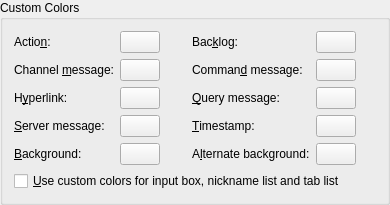
    <widget class="QGroupBox" name="groupBox1" >
     <property name="sizePolicy" >
      <sizepolicy vsizetype="Preferred" hsizetype="Expanding" >
       <horstretch>0</horstretch>
       <verstretch>0</verstretch>
      </sizepolicy>
     </property>
     <property name="title" >
      <string>Custom Colors</string>
     </property>
     <layout class="QGridLayout" >
      <item row="5" column="0" colspan="5" >
       <widget class="QCheckBox" name="kcfg_InputFieldsBackgroundColor" >
        <property name="text" >
         <string>&amp;Use custom colors for input box, nickname list and tab list</string>
        </property>
       </widget>
      </item>
      <item row="3" column="4" >
       <widget class="KColorButton" name="kcfg_TimeColor" >
        <property name="text" >
         <string/>
        </property>
       </widget>
      </item>
      <item row="4" column="4" >
       <widget class="KColorButton" name="kcfg_AlternateBackgroundColor" >
        <property name="text" >
         <string/>
        </property>
       </widget>
      </item>
      <item row="2" column="4" >
       <widget class="KColorButton" name="kcfg_QueryMessageColor" >
        <property name="text" >
         <string/>
        </property>
       </widget>
      </item>
      <item row="1" column="4" >
       <widget class="KColorButton" name="kcfg_CommandMessageColor" >
        <property name="text" >
         <string/>
        </property>
       </widget>
      </item>
      <item row="0" column="4" >
       <widget class="KColorButton" name="kcfg_BacklogMessageColor" >
        <property name="text" >
         <string/>
        </property>
       </widget>
      </item>
      <item row="4" column="1" >
       <widget class="KColorButton" name="kcfg_TextViewBackgroundColor" >
        <property name="text" >
         <string/>
        </property>
       </widget>
      </item>
      <item row="3" column="1" >
       <widget class="KColorButton" name="kcfg_ServerMessageColor" >
        <property name="text" >
         <string/>
        </property>
       </widget>
      </item>
      <item row="2" column="1" >
       <widget class="KColorButton" name="kcfg_HyperlinkColor" >
        <property name="text" >
         <string/>
        </property>
       </widget>
      </item>
      <item row="1" column="1" >
       <widget class="KColorButton" name="kcfg_ChannelMessageColor" >
        <property name="text" >
         <string/>
        </property>
       </widget>
      </item>
      <item row="0" column="1" >
       <widget class="KColorButton" name="kcfg_ActionMessageColor" >
        <property name="text" >
         <string/>
        </property>
       </widget>
      </item>
      <item row="0" column="2" >
       <spacer name="spacer185" >
        <property name="orientation" >
         <enum>Qt::Horizontal</enum>
        </property>
        <property name="sizeType" >
         <enum>QSizePolicy::Expanding</enum>
        </property>
        <property name="sizeHint" stdset="0" >
         <size>
          <width>20</width>
          <height>20</height>
         </size>
        </property>
       </spacer>
      </item>
      <item row="1" column="2" >
       <spacer name="spacer186" >
        <property name="orientation" >
         <enum>Qt::Horizontal</enum>
        </property>
        <property name="sizeType" >
         <enum>QSizePolicy::Expanding</enum>
        </property>
        <property name="sizeHint" stdset="0" >
         <size>
          <width>20</width>
          <height>20</height>
         </size>
        </property>
       </spacer>
      </item>
      <item row="2" column="2" >
       <spacer name="spacer187" >
        <property name="orientation" >
         <enum>Qt::Horizontal</enum>
        </property>
        <property name="sizeType" >
         <enum>QSizePolicy::Expanding</enum>
        </property>
        <property name="sizeHint" stdset="0" >
         <size>
          <width>20</width>
          <height>20</height>
         </size>
        </property>
       </spacer>
      </item>
      <item row="3" column="2" >
       <spacer name="spacer188" >
        <property name="orientation" >
         <enum>Qt::Horizontal</enum>
        </property>
        <property name="sizeType" >
         <enum>QSizePolicy::Expanding</enum>
        </property>
        <property name="sizeHint" stdset="0" >
         <size>
          <width>20</width>
          <height>20</height>
         </size>
        </property>
       </spacer>
      </item>
      <item row="4" column="2" >
       <spacer name="spacer189" >
        <property name="orientation" >
         <enum>Qt::Horizontal</enum>
        </property>
        <property name="sizeType" >
         <enum>QSizePolicy::Expanding</enum>
        </property>
        <property name="sizeHint" stdset="0" >
         <size>
          <width>20</width>
          <height>20</height>
         </size>
        </property>
       </spacer>
      </item>
      <item row="0" column="5" >
       <spacer name="spacer190" >
        <property name="orientation" >
         <enum>Qt::Horizontal</enum>
        </property>
        <property name="sizeType" >
         <enum>QSizePolicy::Expanding</enum>
        </property>
        <property name="sizeHint" stdset="0" >
         <size>
          <width>20</width>
          <height>20</height>
         </size>
        </property>
       </spacer>
      </item>
      <item row="1" column="5" >
       <spacer name="spacer191" >
        <property name="orientation" >
         <enum>Qt::Horizontal</enum>
        </property>
        <property name="sizeType" >
         <enum>QSizePolicy::Expanding</enum>
        </property>
        <property name="sizeHint" stdset="0" >
         <size>
          <width>20</width>
          <height>20</height>
         </size>
        </property>
       </spacer>
      </item>
      <item row="2" column="5" >
       <spacer name="spacer192" >
        <property name="orientation" >
         <enum>Qt::Horizontal</enum>
        </property>
        <property name="sizeType" >
         <enum>QSizePolicy::Expanding</enum>
        </property>
        <property name="sizeHint" stdset="0" >
         <size>
          <width>20</width>
          <height>20</height>
         </size>
        </property>
       </spacer>
      </item>
      <item row="3" column="5" >
       <spacer name="spacer193" >
        <property name="orientation" >
         <enum>Qt::Horizontal</enum>
        </property>
        <property name="sizeType" >
         <enum>QSizePolicy::Expanding</enum>
        </property>
        <property name="sizeHint" stdset="0" >
         <size>
          <width>20</width>
          <height>20</height>
         </size>
        </property>
       </spacer>
      </item>
      <item row="4" column="5" >
       <spacer name="spacer194" >
        <property name="orientation" >
         <enum>Qt::Horizontal</enum>
        </property>
        <property name="sizeType" >
         <enum>QSizePolicy::Expanding</enum>
        </property>
        <property name="sizeHint" stdset="0" >
         <size>
          <width>20</width>
          <height>20</height>
         </size>
        </property>
       </spacer>
      </item>
      <item row="4" column="0" >
       <widget class="QLabel" name="textLabel3" >
        <property name="text" >
         <string>&amp;Background:</string>
        </property>
        <property name="wordWrap" >
         <bool>false</bool>
        </property>
        <property name="buddy" >
         <cstring>kcfg_TextViewBackgroundColor</cstring>
        </property>
       </widget>
      </item>
      <item row="3" column="0" >
       <widget class="QLabel" name="textLabel2_2" >
        <property name="text" >
         <string>&amp;Server message:</string>
        </property>
        <property name="wordWrap" >
         <bool>false</bool>
        </property>
        <property name="buddy" >
         <cstring>kcfg_ServerMessageColor</cstring>
        </property>
       </widget>
      </item>
      <item row="2" column="0" >
       <widget class="QLabel" name="textLabel1_2" >
        <property name="text" >
         <string>H&amp;yperlink:</string>
        </property>
        <property name="wordWrap" >
         <bool>false</bool>
        </property>
        <property name="buddy" >
         <cstring>kcfg_HyperlinkColor</cstring>
        </property>
       </widget>
      </item>
      <item row="1" column="0" >
       <widget class="QLabel" name="textLabel2" >
        <property name="text" >
         <string>Channel &amp;message:</string>
        </property>
        <property name="wordWrap" >
         <bool>false</bool>
        </property>
        <property name="buddy" >
         <cstring>kcfg_ChannelMessageColor</cstring>
        </property>
       </widget>
      </item>
      <item row="0" column="0" >
       <widget class="QLabel" name="textLabel1" >
        <property name="text" >
         <string>Actio&amp;n:</string>
        </property>
        <property name="wordWrap" >
         <bool>false</bool>
        </property>
        <property name="buddy" >
         <cstring>kcfg_ActionMessageColor</cstring>
        </property>
       </widget>
      </item>
      <item row="0" column="3" >
       <widget class="QLabel" name="textLabel4" >
        <property name="text" >
         <string>Bac&amp;klog:</string>
        </property>
        <property name="wordWrap" >
         <bool>false</bool>
        </property>
        <property name="buddy" >
         <cstring>kcfg_BacklogMessageColor</cstring>
        </property>
       </widget>
      </item>
      <item row="1" column="3" >
       <widget class="QLabel" name="textLabel5" >
        <property name="text" >
         <string>Comman&amp;d message:</string>
        </property>
        <property name="wordWrap" >
         <bool>false</bool>
        </property>
        <property name="buddy" >
         <cstring>kcfg_CommandMessageColor</cstring>
        </property>
       </widget>
      </item>
      <item row="2" column="3" >
       <widget class="QLabel" name="textLabel1_8" >
        <property name="text" >
         <string>&amp;Query message:</string>
        </property>
        <property name="wordWrap" >
         <bool>false</bool>
        </property>
        <property name="buddy" >
         <cstring>kcfg_QueryMessageColor</cstring>
        </property>
       </widget>
      </item>
      <item row="3" column="3" >
       <widget class="QLabel" name="textLabel1_9" >
        <property name="text" >
         <string>&amp;Timestamp:</string>
        </property>
        <property name="wordWrap" >
         <bool>false</bool>
        </property>
        <property name="buddy" >
         <cstring>kcfg_TimeColor</cstring>
        </property>
       </widget>
      </item>
      <item row="4" column="3" >
       <widget class="QLabel" name="textLabel1_10" >
        <property name="text" >
         <string>A&amp;lternate background:</string>
        </property>
        <property name="wordWrap" >
         <bool>false</bool>
        </property>
        <property name="buddy" >
         <cstring>kcfg_AlternateBackgroundColor</cstring>
        </property>
       </widget>
      </item>
     </layout>
    </widget>
